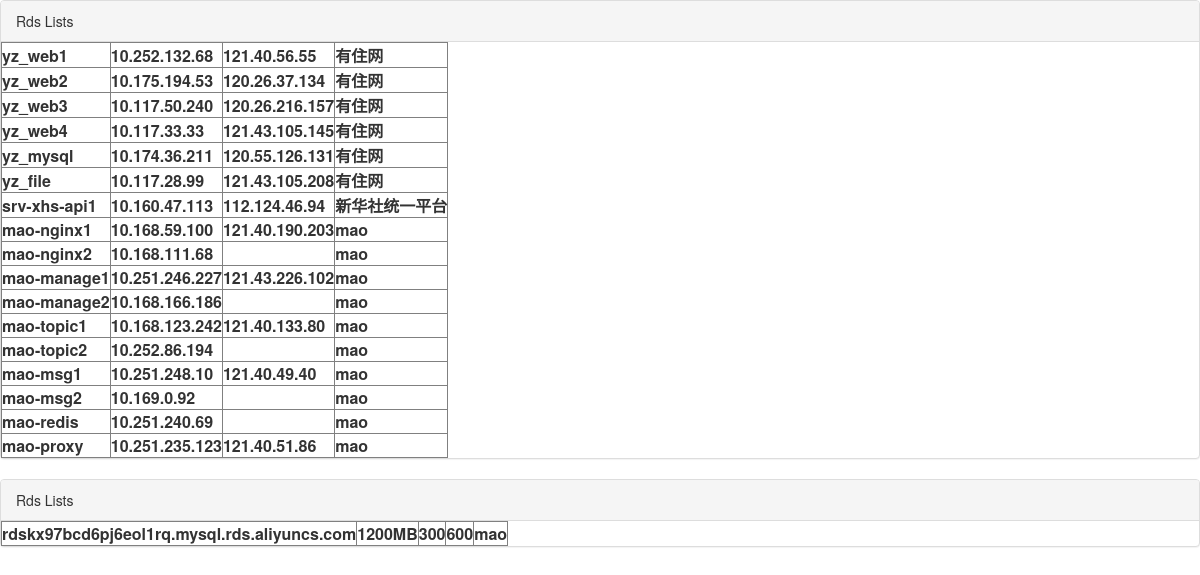
Page /list/ on the committed database.
### main/models.py (models this page shows, shortened)
class Host(models.Model):
	CRegions = (
		('hz','cn-hangzhou'),
		('ss','cn-shenzhen'),
		('qd','cn-qingdao'),
		('bj','cn-beijing'),
		('sh','cn-shanghai'),
		('hk','cn-hongkong'),
		('us1','us-west-1'),
	)
	group = models.ForeignKey(Hostgroup)
	os = models.ForeignKey(Os,default=1)
	hostname = models.CharField(max_length=30,unique=True)
	eth0 = models.GenericIPAddressField(unique=True)
	eth1 = models.GenericIPAddressField( blank=True,null=True )
	beizhu = models.TextField(blank=True)
	Region = models.ForeignKey(Region,default=6)

class Hostgroup(models.Model):
	groupname = models.CharField(max_length=30)
	def __unicode__(self):
		return self.groupname

class Rds(models.Model):
	group = models.ForeignKey(Hostgroup)
	dns = models.CharField(max_length=50)
	dbtype = models.ForeignKey(Dbtype)
	Region = models.ForeignKey(Region,default=6)

class Dbtype(models.Model):
	mem = models.IntegerField(unique=True)
	connections = models.IntegerField()
	iops = models.IntegerField()

### main/views.py (the view)
# urls.py: url(r'^list/$','main.views.listhost'),
def listhost( request ):
	hosts = Host.objects.all()
	rdss= Rds.objects.all()
	return render( request, 'list.html',{ 'hosts': hosts,'rdss':rdss} )

### main/templates/list.html (shortened to what this page needs)
{% load bootstrap3 %}
{% bootstrap_css %}
<html>
<div class="panel panel-default">
	<div class="panel-heading">Rds Lists </div>
<table border="1">
{% for host in hosts %}
	<tr>
		<th>{{ host.hostname }} </th>
		<th>{{ host.eth0 }} </th>
		<th>{{ host.eth1 }} </th>
		<th> {{ host.group }} </th>
	</tr>
{% endfor %}
</table>
</div>
<div class="panel panel-default">
	<div class="panel-heading">Rds Lists </div>
<table border="1">
{% for rds in rdss %}
	<tr>
		<th> {{rds.dns}} </th>
		<th> {{rds.dbtype.mem}}MB </th>
		<th> {{rds.dbtype.connections}} </th>
		<th> {{rds.dbtype.iops}} </th>
		<th> {{rds.group}} </th>
	</tr>
{% endfor %}
</table>
</div>
</html>

### rows in the picture
Host: hostname "yz_web1", eth0 "10.252.132.68", eth1 "121.40.56.55", group "有住网"
Host: hostname "yz_web2", eth0 "10.175.194.53", eth1 "120.26.37.134", group "有住网"
Host: hostname "yz_web3", eth0 "10.117.50.240", eth1 "120.26.216.157", group "有住网"
Host: hostname "yz_web4", eth0 "10.117.33.33", eth1 "121.43.105.145", group "有住网"
Host: hostname "yz_mysql", eth0 "10.174.36.211", eth1 "120.55.126.131", group "有住网"
Host: hostname "yz_file", eth0 "10.117.28.99", eth1 "121.43.105.208", group "有住网"
Host: hostname "srv-xhs-api1", eth0 "10.160.47.113", eth1 "112.124.46.94", group "新华社统一平台"
Host: hostname "mao-nginx1", eth0 "10.168.59.100", eth1 "121.40.190.203", group "mao"
Host: hostname "mao-nginx2", eth0 "10.168.111.68", group "mao"
Host: hostname "mao-manage1", eth0 "10.251.246.227", eth1 "121.43.226.102", group "mao"
Host: hostname "mao-manage2", eth0 "10.168.166.186", group "mao"
Host: hostname "mao-topic1", eth0 "10.168.123.242", eth1 "121.40.133.80", group "mao"
Host: hostname "mao-topic2", eth0 "10.252.86.194", group "mao"
Host: hostname "mao-msg1", eth0 "10.251.248.10", eth1 "121.40.49.40", group "mao"
Host: hostname "mao-msg2", eth0 "10.169.0.92", group "mao"
Host: hostname "mao-redis", eth0 "10.251.240.69", group "mao"
Host: hostname "mao-proxy", eth0 "10.251.235.123", eth1 "121.40.51.86", group "mao"
Rds: dns "rdskx97bcd6pj6eol1rq.mysql.rds.aliyuncs.com", dbtype.mem "1200", dbtype.connections "300", dbtype.iops "600", group "mao"
